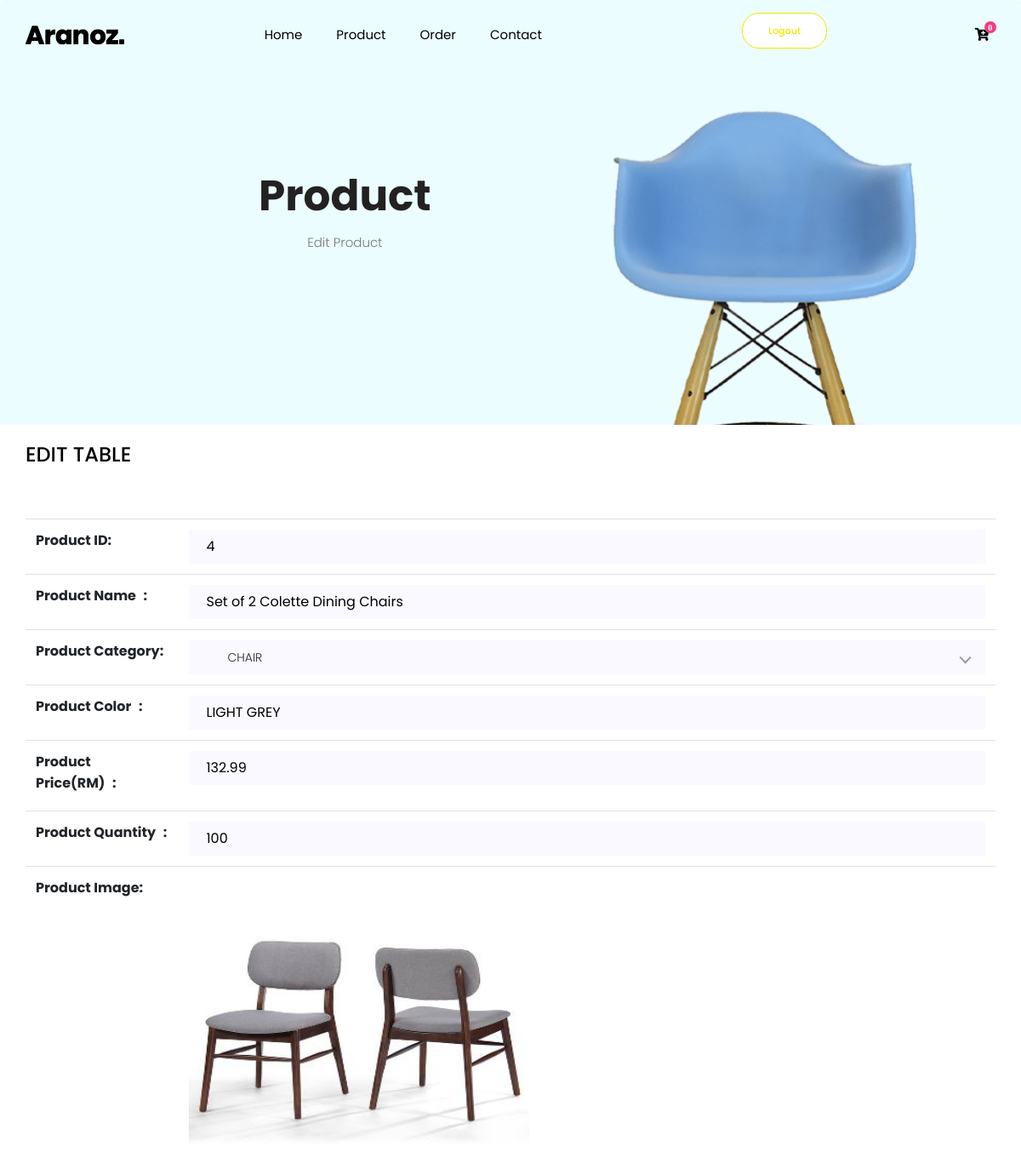
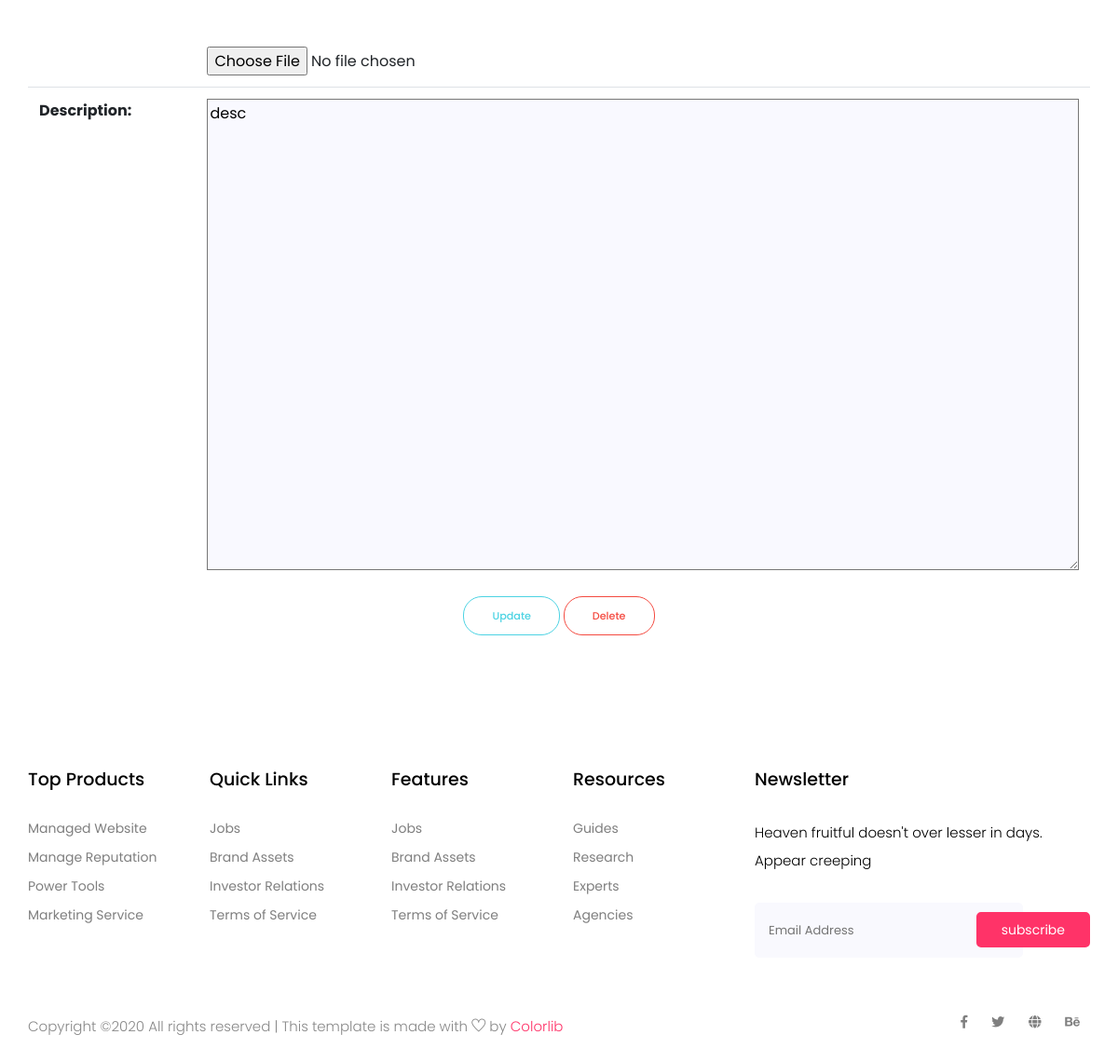
Page /editproduct.php?productid=4 (signed in) on the committed database (2 pictures, top to bottom).
### tables this page shows
CREATE TABLE `product` (
  `ProductID` int(10) NOT NULL AUTO_INCREMENT,
  `ProductName` varchar(100) NOT NULL,
  `ProductCategory` varchar(50) NOT NULL,
  `ProductColor` varchar(50) NOT NULL,
  `ProductQuantity` int(10) NOT NULL DEFAULT '0',
  `ProductImg` longtext NOT NULL,
  `ProductImgType` varchar(25) NOT NULL DEFAULT '',
  `ProductPrice` float NOT NULL,
  `ProductDescription` varchar(5000) NOT NULL DEFAULT '',
  PRIMARY KEY (`ProductID`)
);

### function/retrievedata.php (called while the page is built, shortened)
<?php
require_once("all.php");
if(isset($_GET['productid'])){
  $sqlview = "SELECT * FROM `product` WHERE (`ProductID` = '".$_GET['productid']."')";
  $result = mysqli_query($con,$sqlview);
  $row = mysqli_fetch_assoc($result);
}
 ?>

### editproduct.php (the view, shortened to what this page needs)
<?php
include 'includes/header.php';
require_once("all.php");
include("function/retrievedata.php");
include("function/update.php");
 ?>
 <head>
 </head>
 <body>
    <section class="breadcrumb breadcrumb_bg">
      <div class="container">
        <div class="row">
          <div class="col-lg-8">
            <div class="breadcrumb_iner text-center">
              <div class="breadcrumb_iner_item">
                <h2>Product </h2>
                <p>Edit Product</p>
              </div>
            </div>
          </div>
        </div>
      </div>
    </section>
    <div class="whole-wrap">
  		<div class="container box_1170"></br>
        <form name="editproduct" action="editproduct.php" method="post" enctype="multipart/form-data">
          <h3 class="mb-30">EDIT TABLE</h3>
          <table class="table table-hower">
          <tr>
            <th><label for="productid"> Product ID: </label></th>
            <td><input type="number" name="productid" value="<?php echo $row['ProductID']; ?>"  class="single-input"  readonly></td>
          </tr>
          <tr>
            <th><label for="productname"> Product Name<span id="name" style="visibility: hidden; color:red;">*</span>: </label></th>
            <td><input type="text" name="productname" value="<?php echo $row['ProductName'];?>" maxlength="100" class="single-input" required onblur="checkName(this)"></td>
          </tr>
          <tr>
            <th><label for="productcategory"> Product Category: </label></th>
            <td><div class="form-select" id="default-select">
            </div></td>
          </tr>
          <tr>
            <th><label for="productcolor"> Product Color<span id="name" style="visibility: hidden; color:red;">*</span>: </label></th>
            <td><input name="productcolor" type="text" maxlength="50" value="<?php echo $row['ProductColor'];?>" class="single-input" required onblur="checkColor(this)"></td>
          </tr>
          <tr>
            <th><label for="productprice"> Product Price(RM)<span id="name" style="visibility: hidden; color:red;">*</span>: </label></th>
            <td><input name="productprice" type="number" maxlength="10" value="<?php echo $row["ProductPrice"];?>"  step="0.01" min="0" max="10000000000" class="single-input" required onblur="checkPrice(this)"></td>
          </tr>
          <tr>
            <th><label for="productquantity"> Product Quantity<span id="name" style="visibility: hidden; color:red;">*</span>: </label></th>
            <td><input name="productquantity" type="number" maxlength="10" value="<?php echo $row['ProductQuantity'];?>" class="single-input" required onblur="checkQuantity(this)"></td>
          </tr>
          <tr>
            <th><label for="productimg"> Product Image: </label></th>
            <td>  <?php
               $image = $row['ProductImg'];
               $image_src = "uploads/".$image;
                ?>
          <div id="img">   <img src= "<?php echo $image_src; ?>" width="400" height="350" alt="image"></div></br></br>
             <input name="productimg" id="productimg" type="file" onchange="checkImage2()"></td>
          </tr>
          <tr>
            <th><label for="productdescription"> Description: </label></th>
            <td><textarea rows="20" cols="70" name="productdescription" class="input-group" white-space="pre-wrap" style="background-color:#f9f9ff;"><?php echo $row['ProductDescription'];?></textarea></td>
          </tr>
          </table>
          <div align="center" margin-left='10px'>
            <button type="submit" class="genric-btn success-border circle" name="update">Update</button>
            <button type="submit" class="genric-btn danger-border circle" name="delete">Delete</button>
          </div>
        </form>
      </div>
    </div>
<?php
  include 'includes/footer.php';
   ?>
 </body>

### rows in the picture
product: productid "4", productname "Set of 2 Colette Dining Chairs", productcolor "LIGHT GREY", productprice "132.99", productquantity "100", ProductImg (picture), productdescription "desc"
